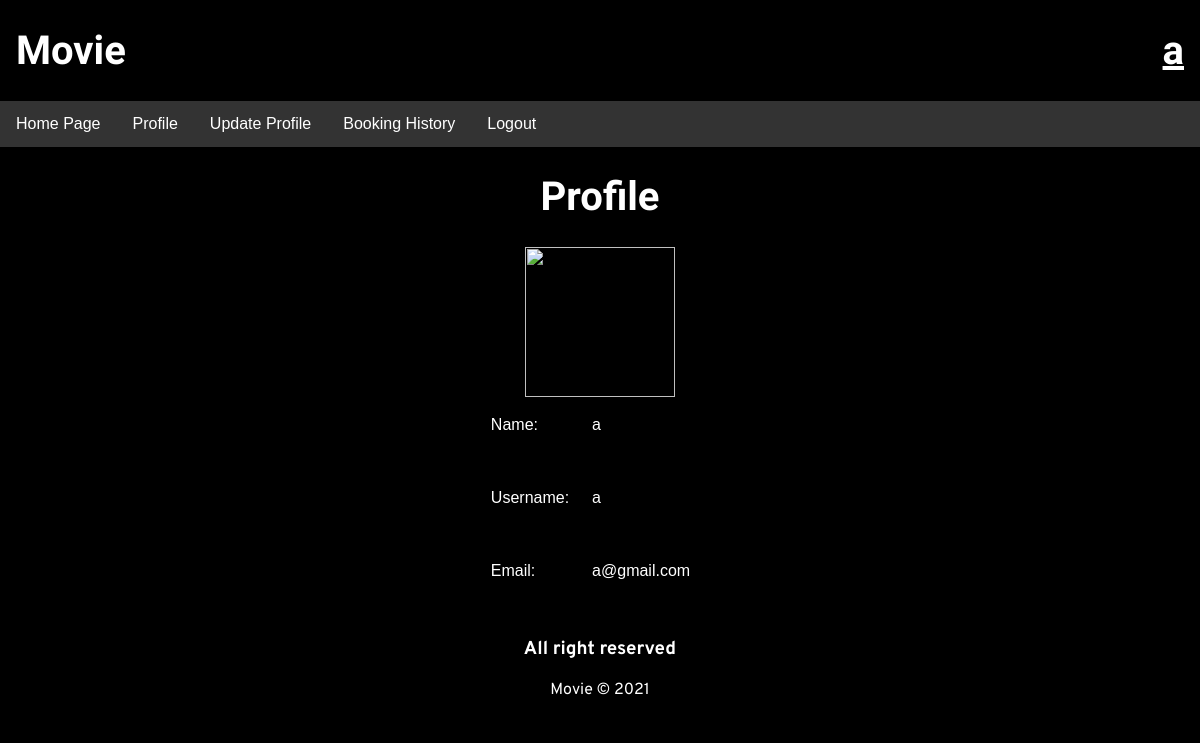
The app's page /profile.php (signed in) with its own data.
### tables this page shows
CREATE TABLE `user` (
  `name` varchar(1000) NOT NULL,
  `email` varchar(1000) NOT NULL,
  `username` varchar(1000) NOT NULL,
  `password` varchar(1000) NOT NULL,
  `id` int(255) NOT NULL
);

### profile.php (the view, shortened to what this page needs)
<?php
include('header.php');
require_once('config.php');
if (isset($_SESSION['login'])) {
    $query = "SELECT * FROM user WHERE id = '{$_SESSION['id']}'";
    $result = mysqli_query($dbc, $query);
    if (mysqli_num_rows($result) > 0) {
        while ($row = mysqli_fetch_array($result)) {
            $name = $row['name'];
            $email = $row['email'];
            $username = $row['username'];
        }
    }
}
?>
<body>
<center>
    <h1>Profile</h1>
    <img src="icon.png" height="150" width="150"/>
    <table>
        <tr>
            <td><p>Name:</p></td>
            <td><p><?php
                    if (isset($_SESSION['login'])) {
                        echo $name;
                    }
                    ?></p></td>
        </tr>
        <tr>
            <td><p>Username:</p></td>
            <td><p><?php
                    if (isset($_SESSION['login'])) {
                        echo $username;
                    }
                    ?></p></td>
        </tr>
        <tr>
            <td><p>Email:</p></td>
            <td><p><?php
                    if (isset($_SESSION['login'])) {
                        echo $email;
                    }
                    ?></p></td>
        </tr>
    </table>
</center>
<?php
require ('footer.php');
?>

### header.php (style rules this page uses)
h1 { font-family: 'Big Shoulders Stencil Text', cursive; font-size: 40px; color:white; }
body { background-color:black; font-family: Verdana, sans-serif; margin:0 }
p,h2,h3 { color:white; }
* { box-sizing: border-box }
body { font-family: Verdana, sans-serif; margin:0 }
img { vertical-align: middle; }
td { color:white; padding-right: 20px; padding-bottom: 20px; }

### records on screen
user: name "a", username "a", email "a@gmail.com"

### other values on screen
$username "a"
